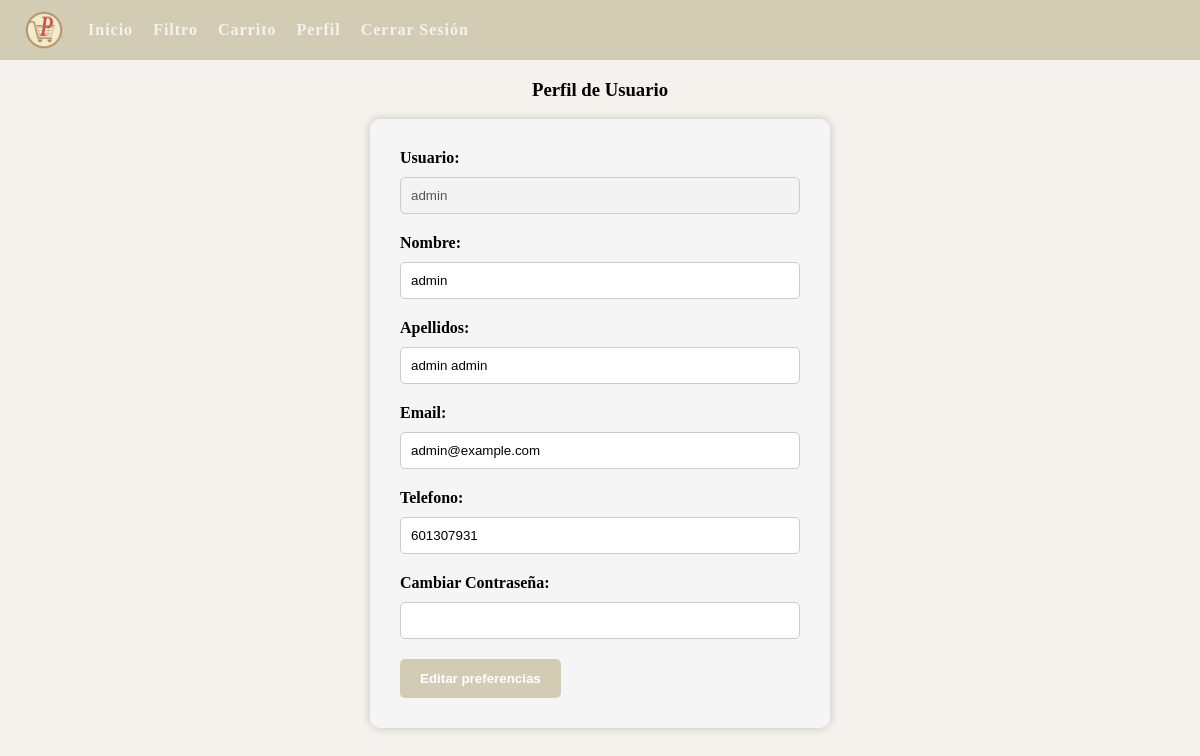
/mi_perfil/ (signed in), run on the app's committed database.
### api/models.py (models this page shows, shortened)
class User(AbstractBaseUser):
    id = models.AutoField(primary_key=True)
    username = models.CharField(max_length=30, unique=True)
    email = models.EmailField(
        verbose_name='email address',
        max_length=255,
        unique=True
    )
    first_name = models.CharField(max_length=30, blank=True)
    last_name = models.CharField(max_length=30, blank=True)
    phone = models.CharField(max_length=20, blank=True)
    is_active = models.BooleanField(default=True)
    is_admin = models.BooleanField(default=False)
    objects = CustomUserManager()
    USERNAME_FIELD = 'username'
    REQUIRED_FIELDS = ['email', 'first_name', 'last_name', 'phone']

### api/views.py (the view)
# urls.py: path("mi_perfil/", views.mi_perfil, name = "mi_perfil"),
def mi_perfil(request):
    if not request.user.is_authenticated: return redirect("login")
    return render(request, "mi_perfil.html", context = {"user": request.user})

### templates/mi_perfil.html (shortened to what this page needs)
{% extends "base.html" %}
{% load static %}
{% block js %}
<link rel="stylesheet" type="text/css" href="{% static 'css/mi_perfil.css' %}">
{% endblock %}
{%block content%}
    <div class="container">
        <h3>Perfil de Usuario</h3>
        <div class="form">
            <div class="form-group">
                <label for="user">Usuario:</label>
                <input type="text" id="user" name="user" value="{{user.username}}" disabled>
            </div>
            <div class="form-group">
                <label for="nombre">Nombre:</label>
                <input type="text" id="nombre" name="nombre" value="{{user.first_name}}">
            </div>
            <div class="form-group">
                <label for="apellidos">Apellidos:</label>
                <input type="text" id="apellidos" name="apellidos" value="{{user.last_name}}">
            </div>
            <div class="form-group">
                <label for="email">Email:</label>
                <input type="email" id="email" name="email" value="{{user.email}}">
            </div>
            <div class="form-group">
                <label for="phone">Telefono:</label>
                <input type="tel" id="phone" name="phone" value="{{user.phone}}">
            </div>
            <div class="form-group">
                <label for="contrasena">Cambiar Contraseña:</label>
                <input type="password" id="contrasena" name="contrasena">
            </div>
            <button type="submit" id="edit">Editar preferencias</button>
        </div>
    </div>
{% endblock %}

### static/css/base.css (style rules this page uses)
:root { --background: #F5F2EE; --foreground: #D3CCB4; }
body { background-color: var(--background); }

### static/css/mi_perfil.css (style rules this page uses)
.container { display: flex; flex-direction: column; align-items: center; justify-content: center; }
div .form { width: 400px; padding: 30px; background-color: #f5f5f5; border-radius: 10px; box-shadow: 0 0 10px rgba(0, 0, 0, 0.2); }
.form-group { margin-bottom: 20px; }
label { display: block; margin-bottom: 10px; font-weight: bold; }
input[type="text"], input[type="tel"], input[type="email"], input[type="password"] { display: block; width: 100%; padding: 10px; border-radius: 5px; border: 1px solid #ccc; }
button[type="submit"] { background-color: var(--foreground); color: white; padding: 12px 20px; border: none; border-radius: 5px; font-weight: bold; cursor: pointer; }
.container { margin-top: 60px; }

### data on the page
User: user "admin", nombre "admin", apellidos "admin admin", email "admin@example.com", phone "601307931"
